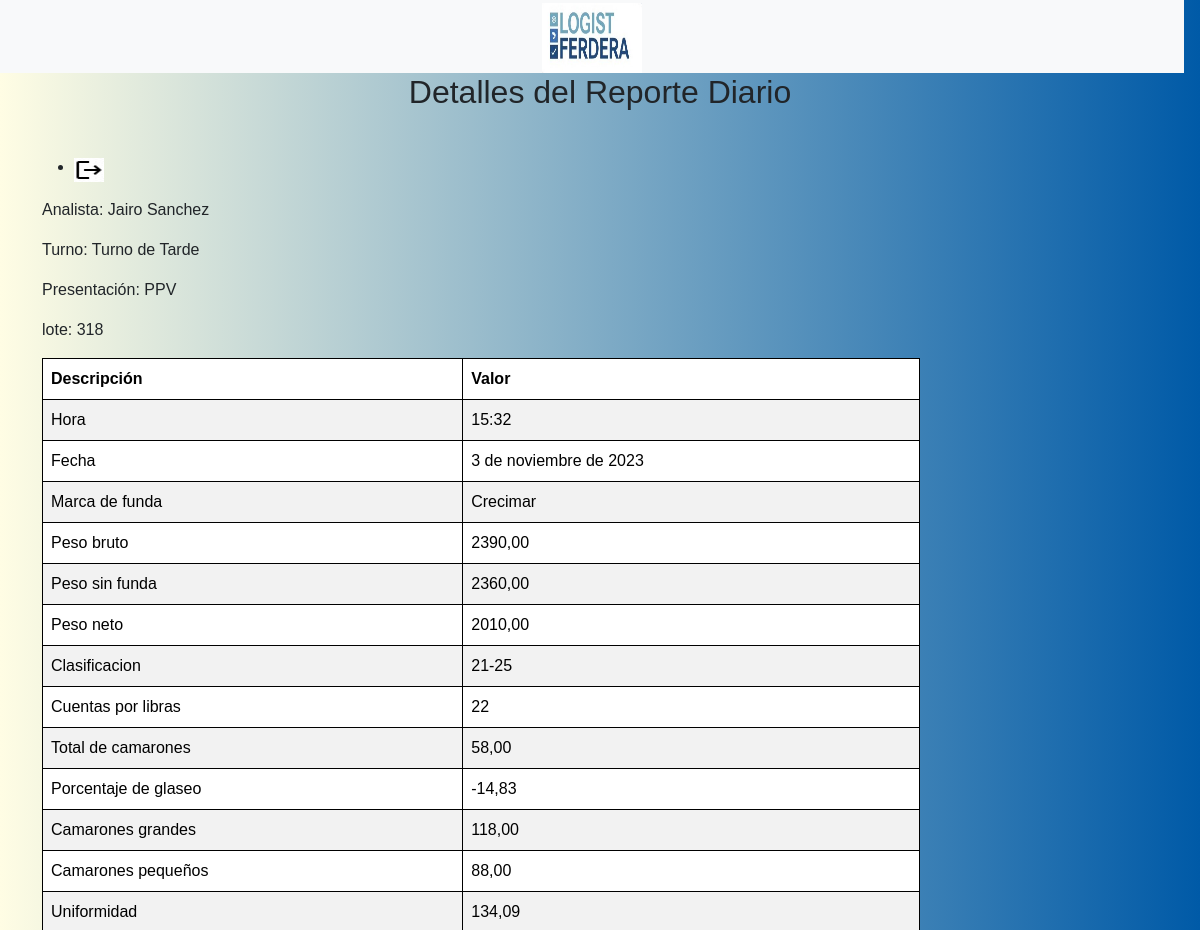
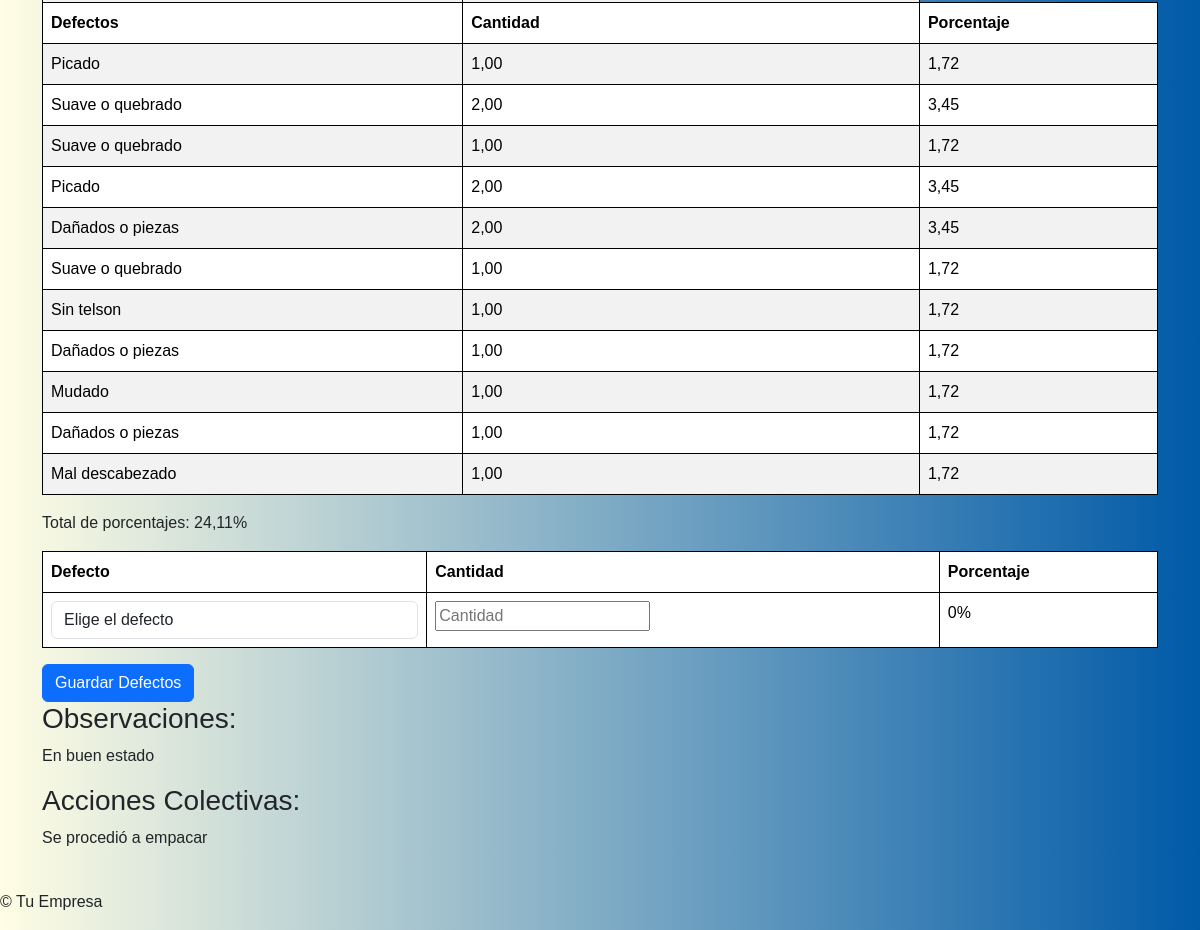
Screenshot of /detalle/23/ (signed in) with the database file from the repository (2 pictures, top to bottom).
### reporte_diario/models.py (models this page shows, shortened)
class ReporteDiario(models.Model):
    nombre_analista = models.CharField(max_length=100,default="N/A")  # Nombre del analista
    turno = models.CharField(max_length=50,default="N/A")  # Turno (por ejemplo, mañana, tarde, noche)
    presentacion = models.TextField(default="N/A")
    lote = models.CharField(max_length=50,default="N/A")
    hora = models.TimeField()
    fecha = models.DateField()
    clasificacion_choices = [
        ('16-20', '16-20'),
        ('21-25', '21-25'),
        ('26-30', '26-30'),
        ('31-35', '31-35'),
        ('36-40', '36-40'),
        ('51-60', '51-60'),
        ('61-70', '61-70'),
        ('71-90', '71-90'),
    ]
    clasificacion = models.CharField(max_length=10, choices=clasificacion_choices, default='16-20')
    cuenta_lbs = models.PositiveIntegerField()
    total_camaron = models.DecimalField(max_digits=10, decimal_places=2, null=True, blank=True)
    camarones_grandes = models.DecimalField(max_digits=10, decimal_places=2,null=True, blank=True)
    camarones_pequenos = models.DecimalField(max_digits=10, decimal_places=2,null=True, blank=True)
    uniformidad = models.DecimalField(max_digits=5, decimal_places=2,null=True, blank=True)
    porcentaje_glaseo = models.DecimalField(max_digits=5, decimal_places=2,null=True, blank=True)
    peso_bruto = models.DecimalField(max_digits=10, decimal_places=2)
    peso_neto = models.DecimalField(max_digits=10, decimal_places=2,default=0.0)
    observaciones = models.TextField(blank=True)  # Puedes usar CharField si prefieres campos de texto cortos.
    correctivos = models.TextField(blank=True)
    peso_sin_funda_manual = models.DecimalField(max_digits=10, decimal_places=2)
    marca_funda_manual = models.CharField(max_length=50)

class PorcentajeDefecto(models.Model):
    reporte = models.ForeignKey(ReporteDiario, on_delete=models.CASCADE)
    defecto = models.ForeignKey(Defecto, on_delete=models.CASCADE)
    cantidad = models.DecimalField(max_digits=5, decimal_places=2, default=0)
    porcentaje = models.DecimalField(max_digits=5, decimal_places=2)

class Defecto(models.Model):
    nombre = models.CharField(max_length=50)
    descripcion = models.TextField()

### reporte_diario/views.py (the view, shortened to what this page needs)
# urls.py: path('detalle/<int:reporte_id>/', views.detalle_reporte, name='detalle-reporte'),
@login_required
def detalle_reporte(request, reporte_id):
    reporte = get_object_or_404(ReporteDiario, id=reporte_id)
    defectos_guardados = PorcentajeDefecto.objects.filter(reporte=reporte)
    total_porcentaje = sum(porcentaje_defecto.porcentaje for porcentaje_defecto in defectos_guardados)
    return render(request, 'detalle_reporte.html', {
        'reporte': reporte,
        'defectos_guardados': defectos_guardados,
        'total_porcentaje': total_porcentaje
    })

### reporte_diario/templates/detalle_reporte.html (shortened to what this page needs)
<!DOCTYPE html>
<html lang="es">
<head>
    <link href="https://cdn.jsdelivr.net/npm/bootstrap@5.3.1/dist/css/bootstrap.min.css" rel="stylesheet">
</head>
<body>
    <div class="header">
        <div class="icon-square bg-light text-dark flex-shrink-0 me-3">
            <img src="/media/imagenes/Logo_Ferdera 1.jpg" alt="Logo" width="100" height="70" class="d-inline-block align-text-top">
        </div>
        <h2>Detalles del Reporte Diario</h2>
    </div>
    <main>
        <div class="container py-4">
            <header>
                <nav>
                  <ul>
                    <li><a href="{% url 'ver-reportes' %}"><img src="/static/imagenes/baseline_logout_black_24dp.jpg" alt="Logo" width="30" height="24" class="d-inline-block align-text-top"></a></li>
                  </ul>
                </nav>
              </header>
            <div class="detalle-reporte">
                <div class="table-responsive ty-2">
                    <table class="table table-striped ">
                        <div>
                            <p>Analista: {{ reporte.nombre_analista }}</p>
                            <p>Turno: {{ reporte.turno }}</p>
                            <p>Presentación: {{ reporte.presentacion }}</p>
                            <p>lote: {{ reporte.lote }}</p>
                        </div>
                        <thead>
                            <tr>
                                <th>Descripción</th>
                                <th>Valor</th>
                            </tr>
                        </thead>
                        <tbody>
                            <tr>
                                <td>Hora</td>
                                <td>{{ reporte.hora }}</td>
                            </tr>
                            <tr>
                                <td>Fecha</td>
                                <td>{{ reporte.fecha }}</td>
                            </tr>
                            <tr>
                                <td>Marca de funda</td>
                                <td>{{ reporte.marca_funda_manual }}</td>
                            </tr>
                            <tr>
                                <td>Peso bruto</td>
                                <td>{{ reporte.peso_bruto }}</td>
                            </tr>
                            <tr>
                                <td>Peso sin funda</td>
                                <td>{{ reporte.peso_sin_funda_manual }}</td>
                            </tr>
                            <tr>
                                <td>Peso neto</td>
                                <td>{{ reporte.peso_neto }}</td>
                            </tr>
                            <tr>
                                <td>Clasificacion</td>
                                <td>{{ reporte.clasificacion }}</td>
                            </tr>
                            <tr>
                                <td>Cuentas por libras</td>
                                <td>{{ reporte.cuenta_lbs }}</td>
                            </tr>
                            <tr>
                                <td>Total de camarones</td>
                                <td>{{ reporte.total_camaron }}</td>
                            </tr>
                            <tr>
                                <td>Porcentaje de glaseo</td>
                                <td>{{ reporte.porcentaje_glaseo }}</td>
                            </tr>
                            <tr>
                                <td>Camarones grandes</td>
                                <td>{{ reporte.camarones_grandes }}</td>
                            </tr>
                            <tr>
                                <td>Camarones pequeños</td>
                                <td>{{ reporte.camarones_pequenos }}</td>
                            </tr>
                            <tr>
                                <td>Uniformidad</td>
                                <td>{{ reporte.uniformidad }}</td>
                            </tr>
                            <tr>
                                <th>Defectos</th>
                                <th>Cantidad</th>
                                <th>Porcentaje</th>
                            </tr>
                            {% for porcentaje_defecto in defectos_guardados %}
                            <tr>
                                <td>{{ porcentaje_defecto.defecto.nombre }}</td>
                                <td>{{ porcentaje_defecto.cantidad }}</td>
                                <td>{{ porcentaje_defecto.porcentaje }}</td>
                            </tr>
                            {% empty %}
                            <tr>
                                <td colspan="3">No se han registrado defectos.</td>
                            </tr>
                            {% endfor %}
                            <form method="post" action="{% url 'detalle-reporte' reporte_id=reporte.id %}">
                                <table class="table">
                                    <thead>
                                        <tr>
                                            <th>Defecto</th>
                                            <th>Cantidad</th>
                                            <th>Porcentaje</th>
                                        </tr>
                                    </thead>
                                    <tbody>
                                        <tr>
                                            <td>
                                                <select name="defecto" class="form-control" id="nuevo-defecto">
                                                    <option value="">Elige el defecto</option>
                                                </select>
                                            </td>
                                            <td>
                                                <input type="number" name="cantidad" id="nueva-cantidad" placeholder="Cantidad">
                                            </td>
                                            <td>
                                                <span id="porcentaje">0%</span>
                                            </td>
                                            <div>
                                                <p>Total de porcentajes: {{ total_porcentaje|floatformat:2 }}%</p>
                                            </div>
                                        </tr>
                                    </tbody>
                                </table>
                                <button type="submit" class="btn btn-primary">Guardar Defectos</button>
                            </form>
                            <div class="observaciones">
                                <h3>Observaciones:</h3>
                                <p>{{ reporte.observaciones }}</p>
                            </div>
                            <div class="acciones-colectivas">
                                <h3>Acciones Colectivas:</h3>
                                <p>{{ reporte.correctivos }}</p>
                            </div>
            </div>
        </div>
    </div>
</main>
<footer>
    <p>© {{ year }} Tu Empresa</p>
</footer>
</body>
</html>

### reporte_diario/templates/detalle_reporte.html (style rules this page uses)
body { font-family: Arial, sans-serif; background: #005AA7; background: -webkit-linear-gradient(to right, #FFFDE4, #005AA7); background: linear-gradient(to right, #FFFDE4, #005AA7); }
.header { text-align: center; margin-bottom: 20px; }
table { width: 100%; border-collapse: collapse; }
th, td { border: 1px solid black; padding: 8px; text-align: left; }

### rows the page displays
ReporteDiario: nombre_analista "Jairo Sanchez", turno "Turno de Tarde", presentacion "PPV", lote "318", hora "15:32", fecha "3 de noviembre de 2023", marca_funda_manual "Crecimar", peso_bruto "2390,00", peso_sin_funda_manual "2360,00", peso_neto "2010,00", clasificacion "21-25", cuenta_lbs "22", total_camaron "58,00", porcentaje_glaseo "-14,83", camarones_grandes "118,00", camarones_pequenos "88,00", uniformidad "134,09", observaciones "En buen estado", correctivos "Se procedió a empacar"
PorcentajeDefecto: defecto.nombre "Picado", cantidad "1,00", porcentaje "1,72"
PorcentajeDefecto: defecto.nombre "Suave o quebrado", cantidad "2,00", porcentaje "3,45"
PorcentajeDefecto: defecto.nombre "Suave o quebrado", cantidad "1,00", porcentaje "1,72"
PorcentajeDefecto: defecto.nombre "Picado", cantidad "2,00", porcentaje "3,45"
PorcentajeDefecto: defecto.nombre "Dañados o piezas", cantidad "2,00", porcentaje "3,45"
PorcentajeDefecto: defecto.nombre "Suave o quebrado", cantidad "1,00", porcentaje "1,72"
PorcentajeDefecto: defecto.nombre "Sin telson", cantidad "1,00", porcentaje "1,72"
PorcentajeDefecto: defecto.nombre "Dañados o piezas", cantidad "1,00", porcentaje "1,72"
PorcentajeDefecto: defecto.nombre "Mudado", cantidad "1,00", porcentaje "1,72"
PorcentajeDefecto: defecto.nombre "Dañados o piezas", cantidad "1,00", porcentaje "1,72"
PorcentajeDefecto: defecto.nombre "Mal descabezado", cantidad "1,00", porcentaje "1,72"

### other values shown
{{ total_porcentaje|floatformat:2 }} "24,11"
